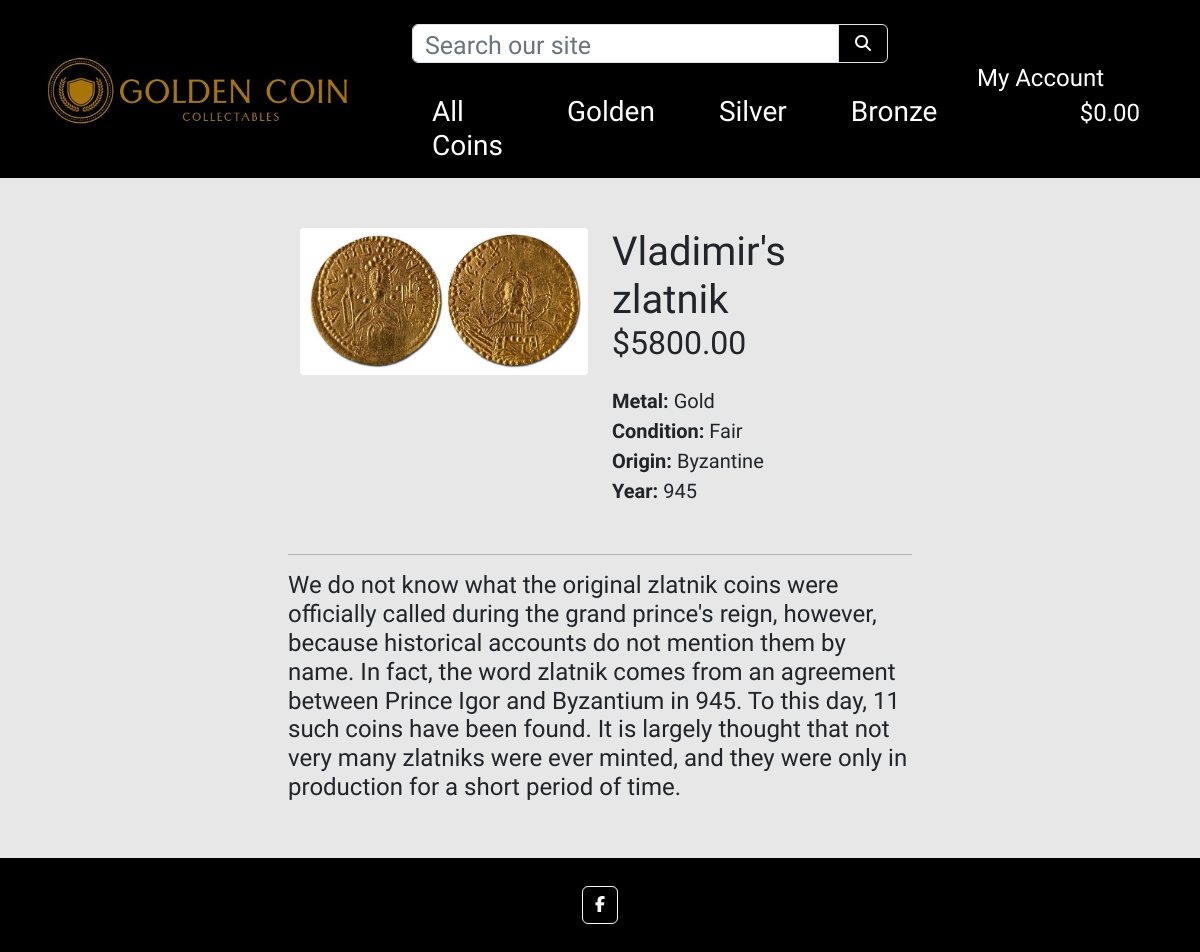
/coins/1/, run on the app's committed database.
### coins/models.py (models this page shows, shortened)
class Coins(models.Model):
    metal = models.ForeignKey('Metal', null=True, blank=True, on_delete=models.SET_NULL)
    sku = models.CharField(max_length=254, null=True, blank=True)
    name = models.CharField(max_length=254)
    description = models.TextField()
    price = models.DecimalField(max_digits=6, decimal_places=2)
    origin = models.CharField(max_length=254)
    year = models.CharField(max_length=20)
    condition = models.CharField(max_length=20, choices=CONDITION_CHOICES, default=None)
    era = models.CharField(max_length=20, choices=ERA_CHOICES, default=None)
    image_url = models.URLField(max_length=1024, null=True, blank=True)
    image = models.ImageField(null=True, blank=True)
    class Meta:
        verbose_name_plural = 'Coins'

class Metal(models.Model):
    name = models.CharField(max_length=254)
    friendly_name = models.CharField(max_length=254, null=True, blank=True)
    def __str__(self):
        return self.name
    class Meta:
        verbose_name_plural = 'Metals'

### coins/views.py (the view)
# urls.py: path('<int:coins_id>/', views.coins_detail, name='coins_detail'),
def coins_detail(request, coins_id):
    coins = get_object_or_404(Coins, pk=coins_id)
    context = {
        'coins': coins,
    }
    return render(request, 'coins/coins_detail.html', context)

### coins/templates/coins/coins_detail.html
{% extends "base.html" %}
{% load static %}
{% block content %}
    <div class="overlay"></div>
    <div class="container-fluid offset">
        <div class="row">
            <div class="col-12 col-md-6 col-lg-4 offset-lg-2">
                <div class="image-container my-5">
                    {% if coins.image %}
                        <a href="{{ coins.image.url }}" target="_blank">
                            <img class="card-img-top rounded-1 img-fluid" src="{{ coins.image.url }}" alt="{{ coins.name }}">
                        </a>
                        {% else %}
                        <a href="">
                            <img class="card-img-top img-fluid" src="{{ MEDIA_URL }}noimage.png" alt="{{ coins.name }}">
                        </a>
                    {% endif %}
                </div>
            </div>
            <div class="col-12 col-md-6 col-lg-4">
                <div class="product-details-container mb-5 mt-md-5">
                    <p class="mb-0 h1">{{ coins.name }}</p>
                    <p class="h2 mb-0 text-left font-weight-bold mb-4">${{ coins.price }}</p>
                    <p class="lead mb-0 text-capitalize"><span class="fw-bold">Metal:</span> {{ coins.metal }}</p>
                    <p class="lead mb-0 text-capitalize"><span class="fw-bold">Condition:</span> {{ coins.condition }}</p>
                    <p class="lead mb-0"><span class="fw-bold">Origin:</span> {{ coins.origin }}</p>
                    <p class="lead mb-0"><span class="fw-bold">Year:</span> {{ coins.year }}</p>
                </div>
            </div>
        </div>
    </div>
    <div class="col-12 col-md-8 mx-auto">
        <hr class="w-100 m-auto mb-3">
        <p class="mt-3 h4">{{ coins.description }}</p>
    </div>
{% endblock %}

### static/css/base.css (style rules this page uses)
html { height: 100%; }
body { display: flex; min-height: 100vh; flex-direction: column; background-color: rgb(231, 231, 231); height: calc(100vh - 164px); font-family: 'Tenali Ramakrishna'; }
.overlay { height: 100%; width: 100%; top: 0; left: 0; position: fixed; background: rgb(231, 231, 231); z-index: -1; }
.offset { margin-top: 180px; }

### data on the page
Coins: image (picture), name "Vladimir's zlatnik", price "5800.00", metal "Gold", condition "Fair", origin "Byzantine", year "945", description "We do not know what the original zlatnik coins were officially called during the grand prince's reign, however, because historical accounts do not mention them by name. In fact, the word zlatnik comes from an agreement between Prince Igor and Byzantium in 945. To this day, 11 such coins have been found. It is largely thought that not very many zlatniks were ever minted, and they were only in production for a short period of time."
